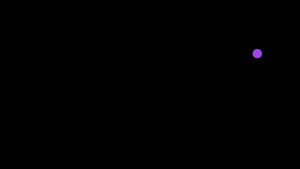
Frame 1 (no input)
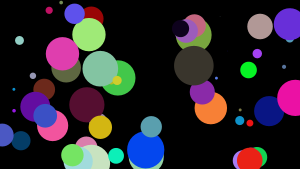
Frame 60 (the mouse pressed at the canvas centre just before this capture)
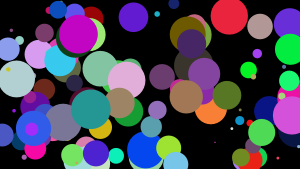
Frame 120 (the mouse held since frame 60 and released just before this capture)

The Processing sketch that drew these frames (run headless with seeded random() and noise(); from frame 60 on, the mouse is pressed at the canvas centre):

// Processing sketch: processing_10852
// ── processing_10852.pde

float r;
float g;
float b;

float diam;
float x;
float y;



void setup () 
{
size (300,169);
background(0);
smooth();
}



void draw ()
{  
r = random(255);
g = random(255);
b = random(255);
diam = random(40);
x = random(width);
y = random(height);
 noStroke();
 fill(r,g,b);
 ellipse(x,y,diam,diam);

}


// void mousePressed ()
{
// noStroke();
 //fill(r,g,b);
 //ellipse(x,y,diam,diam);
}
